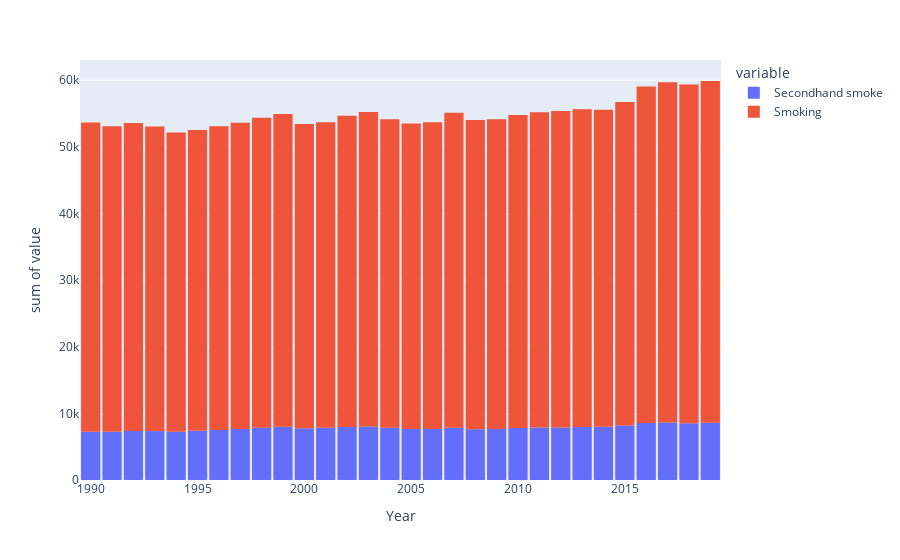

The notebook cell saved with this chart:
### Code cell
# Here we use a column with categorical data
fig = px.histogram(dfSmokersPerYear, x="Year", y=['Secondhand smoke','Smoking'], nbins=30)
fig.update_layout(bargap=0.1) # Gap between bars
fig.show()

### Figure 1 — Plotly figure (JSON) as saved in the notebook; plotly's stock layout.template omitted (floating-point values rounded to 4 significant figures)
{"data": [{"alignmentgroup": "True", "bingroup": "x", "histfunc": "sum", "hovertemplate": "variable=Secondhand smoke<br>Year=%{x}<br>sum of value=%{y}<extra></extra>", "legendgroup": "Secondhand smoke", "marker": {"color": "#636efa", "pattern": {"shape": ""}}, "name": "Secondhand smoke", "nbinsx": 30, "offsetgroup": "Secondhand smoke", "orientation": "v", "showlegend": true, "type": "histogram", "x": [1990, 1991, 1992, 1993, 1994, 1995, 1996, 1997, 1998, 1999, 2000, 2001, 2002, 2003, 2004, 2005, 2006, 2007, 2008, 2009, 2010, 2011, 2012, 2013, 2014, 2015, 2016, 2017, 2018, 2019], "xaxis": "x", "y": [7223, 7223, 7347, 7342, 7256, 7405, 7521, 7651, 7847, 7977, 7774, 7827, 7949, 8030, 7827, 7670, 7653, 7848, 7626, 7648, 7793, 7876, 7887, 7966, 7993, 8189, 8568, 8618, 8509, 8578], "yaxis": "y"}, {"alignmentgroup": "True", "bingroup": "x", "histfunc": "sum", "hovertemplate": "variable=Smoking<br>Year=%{x}<br>sum of value=%{y}<extra></extra>", "legendgroup": "Smoking", "marker": {"color": "#EF553B", "pattern": {"shape": ""}}, "name": "Smoking", "nbinsx": 30, "offsetgroup": "Smoking", "orientation": "v", "showlegend": true, "type": "histogram", "x": [1990, 1991, 1992, 1993, 1994, 1995, 1996, 1997, 1998, 1999, 2000, 2001, 2002, 2003, 2004, 2005, 2006, 2007, 2008, 2009, 2010, 2011, 2012, 2013, 2014, 2015, 2016, 2017, 2018, 2019], "xaxis": "x", "y": [46415, 45869, 46216, 45708, 44885, 45126, 45556, 45967, 46526, 46945, 45673, 45880, 46722, 47185, 46319, 45836, 46026, 47285, 46398, 46503, 46971, 47324, 47485, 47689, 47575, 48531, 50483, 51077, 50863, 51306], "yaxis": "y"}], "layout": {"bargap": 0.1, "barmode": "relative", "legend": {"title": {"text": "variable"}, "tracegroupgap": 0}, "margin": {"t": 60}, "xaxis": {"anchor": "y", "domain": [0, 1], "title": {"text": "Year"}}, "yaxis": {"anchor": "x", "domain": [0, 1], "title": {"text": "sum of value"}}}}
